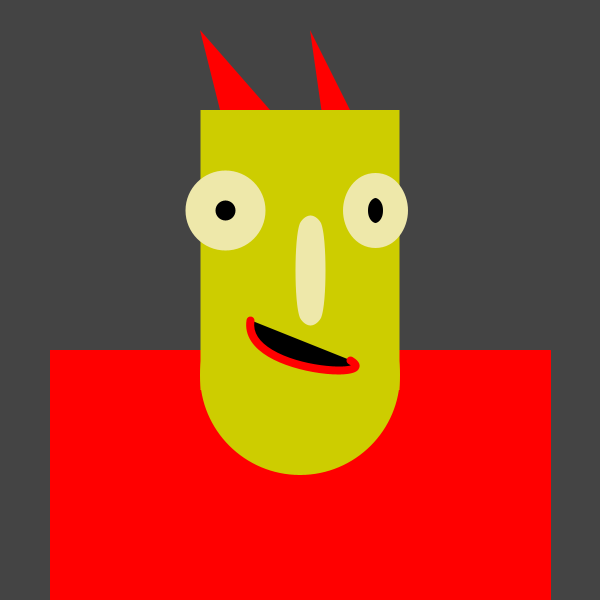
Frame 1 (no input)
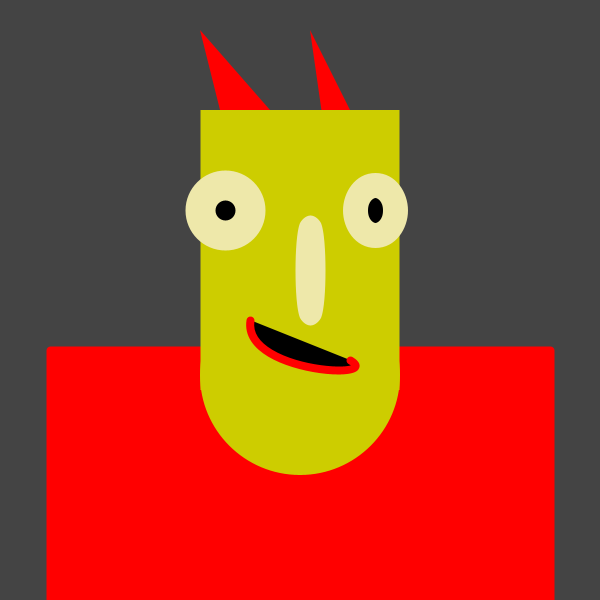
Frame 60 (the mouse pressed at the canvas centre just before this capture)
Frame 120 (the mouse held since frame 60 and released just before this capture): identical to frame 60, image omitted

The Processing sketch that drew these frames (run headless with seeded random() and noise(); from frame 60 on, the mouse is pressed at the canvas centre):

// Processing sketch: processing_90613
// ── processing_90613.pde

/*

My first sketch in Processing. Monster sketch.
Kathleen Judge February 2013

*/

void setup(){
  size(600,600);
  smooth();
  rectMode(CENTER);
}

void draw(){
  background(68);

//body
//style
strokeJoin(ROUND);
stroke(255,0, 0);
fill(255, 0, 0);
rect(300, 500, 500, 300);

//hair
//style
noStroke();
fill(255, 0, 0);
triangle(310, 30, 330, 170, 350, 110);
triangle(270, 110, 230, 150, 200, 30);

//head
//style
noStroke();
fill(205, 205, 0);
ellipse(width/2, height/2 + 75, 200, 200);
rect(300, 250, 199, 280);

//rt eye
//style
strokeWeight (25);
stroke(238, 232, 170);
fill(0, 0, 0);
ellipse(375, 210, 40, 50);

//lft eye
//style
strokeWeight (30);
stroke(238, 232, 170);
fill(0, 0, 0);
ellipse(225, 210, 50, 50);
 
//nose
//style
strokeWeight (20);
stroke(238, 232, 170);
fill(0, 0, 0);
ellipse(310, 270, 10, 90);

//mouth
//style
strokeWeight (8);
stroke(255, 0, 0);
fill(0, 0, 0);
curve(50, 200, 350, 360, 250, 320, 400, 50);

}
